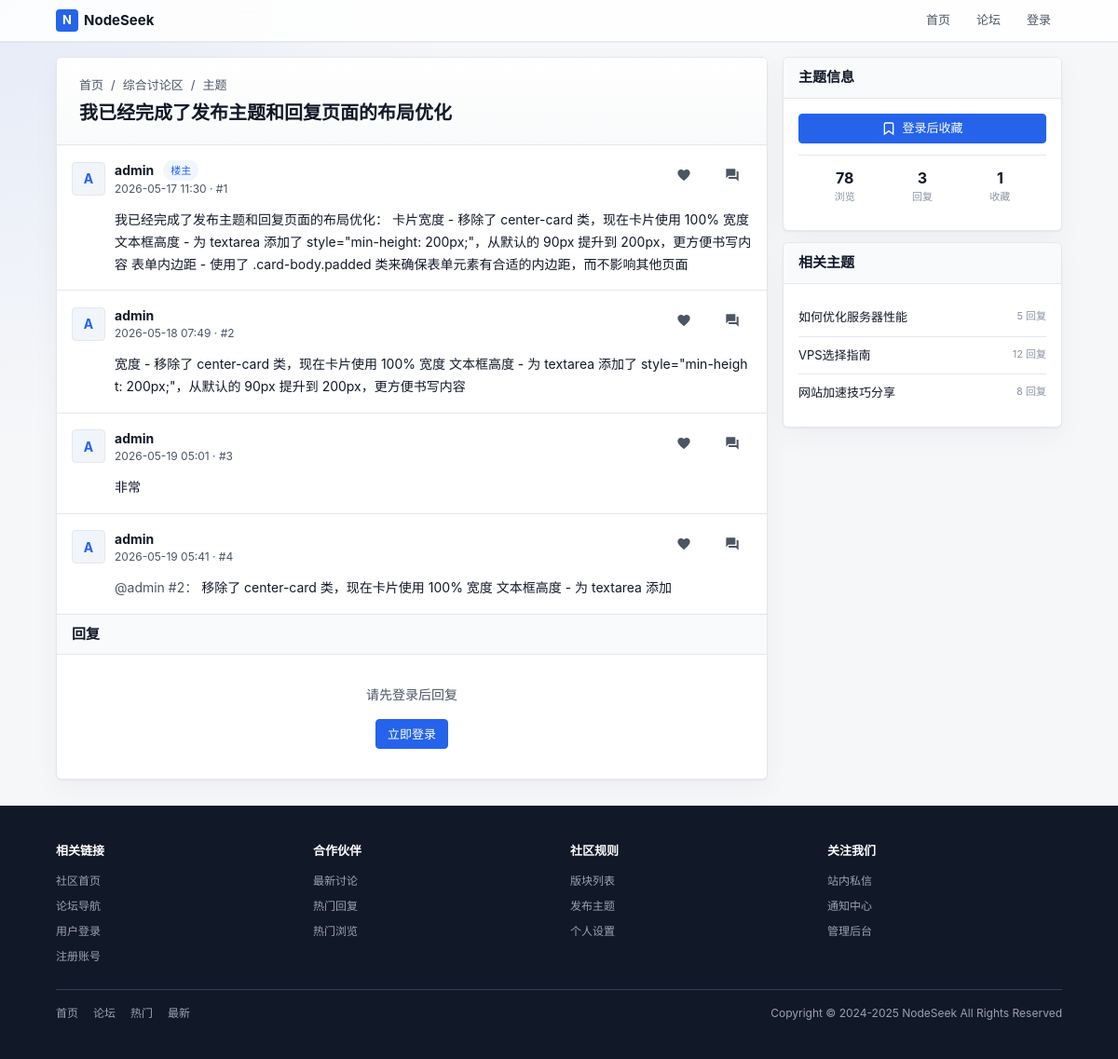
/index.php?c=thread&a=index&tid=1, run on the app's committed database.
### tables this page shows
CREATE TABLE next_forum (
        fid INTEGER PRIMARY KEY AUTOINCREMENT,
        up_fid INTEGER NOT NULL DEFAULT 0,
        name VARCHAR(50) NOT NULL DEFAULT '',
        status INTEGER NOT NULL DEFAULT 0,
        sort_order INTEGER NOT NULL DEFAULT 0,
        thread_num INTEGER NOT NULL DEFAULT 0,
        reply_num INTEGER NOT NULL DEFAULT 0,
        today_num INTEGER NOT NULL DEFAULT 0,
        today_time INTEGER NOT NULL DEFAULT 0,
        last_tid INTEGER NOT NULL DEFAULT 0,
        json_data TEXT NOT NULL
    );

CREATE TABLE next_thread (
        tid INTEGER PRIMARY KEY AUTOINCREMENT,
        fid INTEGER NOT NULL DEFAULT 0,
        pid INTEGER NOT NULL DEFAULT 0,
        typeid INTEGER NOT NULL DEFAULT 0,
        read_perm INTEGER NOT NULL DEFAULT 0,
        uid INTEGER NOT NULL DEFAULT 0,
        pm_uid INTEGER NOT NULL DEFAULT 0,
        subject VARCHAR(255) NOT NULL DEFAULT '',
        hash VARCHAR(255) NOT NULL DEFAULT '',
        dateline INTEGER NOT NULL DEFAULT 0,
        sort_order INTEGER NOT NULL DEFAULT 0,
        highlight INTEGER NOT NULL DEFAULT 0,
        digest INTEGER NOT NULL DEFAULT 0,
        closed INTEGER NOT NULL DEFAULT 0,
        reply_time INTEGER NOT NULL DEFAULT 0,
        reply_uid INTEGER NOT NULL DEFAULT 0,
        reply_num INTEGER NOT NULL DEFAULT 0,
        view_num INTEGER NOT NULL DEFAULT 0,
        fav_num INTEGER NOT NULL DEFAULT 0,
        log_num INTEGER NOT NULL DEFAULT 0
    );

CREATE TABLE next_post (
        pid INTEGER PRIMARY KEY AUTOINCREMENT,
        fid INTEGER NOT NULL DEFAULT 0,
        tid INTEGER NOT NULL DEFAULT 0,
        is_thread INTEGER NOT NULL DEFAULT 0,
        uid INTEGER NOT NULL DEFAULT 0,
        dateline INTEGER NOT NULL DEFAULT 0,
        report_time INTEGER NOT NULL DEFAULT 0,
        message TEXT NOT NULL,
        ip VARCHAR(50) NOT NULL DEFAULT '',
        rate_num INTEGER NOT NULL DEFAULT 0,
        sort_order INTEGER NOT NULL DEFAULT 0,
        reply_num INTEGER NOT NULL DEFAULT 0,
        quote_pid INTEGER NOT NULL DEFAULT 0,
        quote_uid INTEGER NOT NULL DEFAULT 0,
        quote_floor INTEGER NOT NULL DEFAULT 0
    );

CREATE TABLE next_member (
        uid INTEGER PRIMARY KEY AUTOINCREMENT,
        username VARCHAR(50) NOT NULL DEFAULT '',
        gid INTEGER NOT NULL DEFAULT 0,
        avatar INTEGER NOT NULL DEFAULT 0,
        password VARCHAR(255) NOT NULL DEFAULT '',
        auth_secret VARCHAR(50) NOT NULL DEFAULT '',
        auth_enabled INTEGER NOT NULL DEFAULT 0,
        notify_num INTEGER NOT NULL DEFAULT 0,
        credit INTEGER NOT NULL DEFAULT 0,
        reg_ip VARCHAR(50) NOT NULL DEFAULT '',
        reg_date INTEGER NOT NULL DEFAULT 0,
        last_ip VARCHAR(50) NOT NULL DEFAULT '',
        last_visit INTEGER NOT NULL DEFAULT 0,
        reply_time INTEGER NOT NULL DEFAULT 0,
        reply_num INTEGER NOT NULL DEFAULT 0,
        thread_num INTEGER NOT NULL DEFAULT 0,
        fav_num INTEGER NOT NULL DEFAULT 0,
        inbox_num INTEGER NOT NULL DEFAULT 0,
        outbox_num INTEGER NOT NULL DEFAULT 0,
        log_num INTEGER NOT NULL DEFAULT 0,
        email VARCHAR(80) NOT NULL DEFAULT '',
        email_status INTEGER NOT NULL DEFAULT 0,
        signin_time INTEGER NOT NULL DEFAULT 0,
        invisible INTEGER NOT NULL DEFAULT 0,
        timeoffset VARCHAR(10) NOT NULL DEFAULT '',
        search_time INTEGER NOT NULL DEFAULT 0,
        status INTEGER NOT NULL DEFAULT 0
    , json_data TEXT DEFAULT '{}');

### lib/PostHelper.php (the view, shortened to what the rows shown need)
<?php
require_once __DIR__ . '/Parsedown.php';
class PostHelper {
    public static function renderPost($post, $users, $index, $isFirst = false) {
        ?>
<div class="post-item" id="post-<?php echo $post['pid']; ?>">
    <div class="post-header justify-between">
        <div class="flex items-center gap-md">
            <div class="avatar avatar-post">
                <?php if (!empty($users[$post['uid']]['avatar'])): ?>
                    <img src="<?php echo htmlspecialchars($users[$post['uid']]['avatar']); ?>" alt="">
                <?php else: ?>
                    <?php echo strtoupper(substr($users[$post['uid']]['username'] ?? '?', 0, 1)); ?>
                <?php endif; ?>
            </div>
            <div class="flex-1 min-width-0">
                <div class="flex items-center gap-md">
                    <span class="font-bold"><?php echo htmlspecialchars($users[$post['uid']]['username'] ?? '已删除用户'); ?></span>
                    <?php if ($isFirst): ?>
                        <span class="badge badge-blue">楼主</span>
                    <?php endif; ?>
                </div>
                <div class="text-secondary font-sm">
                    <?php echo date('Y-m-d H:i', $post['dateline']); ?> · #<?php echo $index; ?>
                </div>
            </div>
        </div>
        <div class="flex items-center gap-md">
            <button type="button" class="btn btn-ghost text-muted" aria-label="喜欢">
                <svg width="16" height="16" viewBox="0 0 24 24" fill="currentColor">
                    <path d="M12 21.35l-1.45-1.32C5.4 15.36 2 12.28 2 8.5 2 5.42 4.42 3 7.5 3c1.74 0 3.41.81 4.5 2.09C13.09 3.81 14.76 3 16.5 3 19.58 3 22 5.42 22 8.5c0 3.78-3.4 6.86-8.55 11.54L12 21.35z"/>
                </svg>
            </button>
            <button type="button" class="btn btn-ghost text-muted quote-btn" aria-label="引用回复" data-pid="<?php echo $post['pid']; ?>" data-uid="<?php echo $post['uid']; ?>" data-floor="<?php echo $index; ?>" data-username="<?php echo htmlspecialchars($users[$post['uid']]['username'] ?? ''); ?>">
                <svg width="16" height="16" viewBox="0 0 24 24" fill="currentColor">
                    <path d="M21 6h-2v9H6v2c0 .55.45 1 1 1h11l4 4V7c0-.55-.45-1-1-1zm-4 6V3c0-.55-.45-1-1-1H3c-.55 0-1 .45-1 1v14l4-4h10c.55 0 1-.45 1-1z"/>
                </svg>
            </button>
        </div>
    </div>
    <div class="post-body">
        <div class="post-content">
            <?php if (!empty($post['quote_pid']) && !empty($post['quote_uid'])): ?>
                <span class="text-secondary">@<?php echo htmlspecialchars($users[$post['quote_uid']]['username'] ?? '已删除用户'); ?> #<?php echo $post['quote_floor']; ?>：</span>
            <?php endif; ?>
            <?php
            $parsedown = new Parsedown();
            $parsedown->setSafeMode(true);
            echo $parsedown->line($post['message']);
            ?>
        </div>
    </div>
</div>
        <?php
        return ob_get_clean();
    }
}

### templates/thread/index.php (shortened to what the rows shown need)
<div class="grid grid-cols-3">
    <div class="main-content">
        <div class="card">
            <div class="thread-header">
                <div class="breadcrumb">
                    <a href="index.php">首页</a>
                    /
                    <a href="index.php?c=forum&a=index&fid=<?php echo $thread['fid']; ?>"><?php echo htmlspecialchars($forum['name'] ?? '未命名版块'); ?></a>
                    /
                    <a href="index.php?c=thread&a=index&tid=<?php echo $thread['tid']; ?>">主题</a>
                </div>
                <div class="thread-title-row">
                    <div class="flex items-center gap-md">
                        <h1><?php echo htmlspecialchars($thread['subject']); ?></h1>
                    </div>
                </div>
            </div>
            <div class="post-list">
                <?php foreach ($posts as $index => $post): ?>
                    <?php echo PostHelper::renderPost($post, $users, $index + 1, $index === 0); ?>
                <?php endforeach; ?>
            </div>
        </div>
    </div>
    <div class="sidebar">
        <div class="card">
            <div class="sidebar-body">
                <div class="user-stats">
                    <div class="user-stat">
                        <div class="user-stat-value"><?php echo $thread['view_num']; ?></div>
                        <div class="user-stat-label">浏览</div>
                    </div>
                    <div class="user-stat">
                        <div class="user-stat-value" id="reply-count"><?php echo $thread['reply_num']; ?></div>
                        <div class="user-stat-label">回复</div>
                    </div>
                    <div class="user-stat">
                        <div class="user-stat-value" id="fav-count"><?php echo $thread['fav_num'] ?? 0; ?></div>
                        <div class="user-stat-label">收藏</div>
                    </div>
                </div>
            </div>
        </div>
    </div>
</div>

### data on the page
next_forum: name "综合讨论区"
next_thread: subject "我已经完成了发布主题和回复页面的布局优化", view_num "78", reply_num "3", fav_num "1"
next_post: uid.username "A", uid.username "admin", shows "楼主", dateline "2026-05-17 11:30", index "1", message "我已经完成了发布主题和回复页面的布局优化： 卡片宽度 - 移除了 center-card 类，现在卡片使用 100% 宽度 文本框高度 - 为 textarea 添加了 style=\"min-height: 200px;\"，从默认的 90px 提升到 200px，更方便书写内容 表单内边距 - 使用了 .card-body.padded 类来确保表单元素有合适的内边距，而不影响其他页面"
next_post: uid.username "A", uid.username "admin", dateline "2026-05-18 07:49", index "2", message "宽度 - 移除了 center-card 类，现在卡片使用 100% 宽度 文本框高度 - 为 textarea 添加了 style=\"min-height: 200px;\"，从默认的 90px 提升到 200px，更方便书写内容"
next_post: uid.username "A", uid.username "admin", dateline "2026-05-19 05:01", index "3", message "非常"
next_post: uid.username "A", uid.username "admin", dateline "2026-05-19 05:41", index "4", quote_uid.username "admin", quote_floor "2", message "移除了 center-card 类，现在卡片使用 100% 宽度 文本框高度 - 为 textarea 添加"
